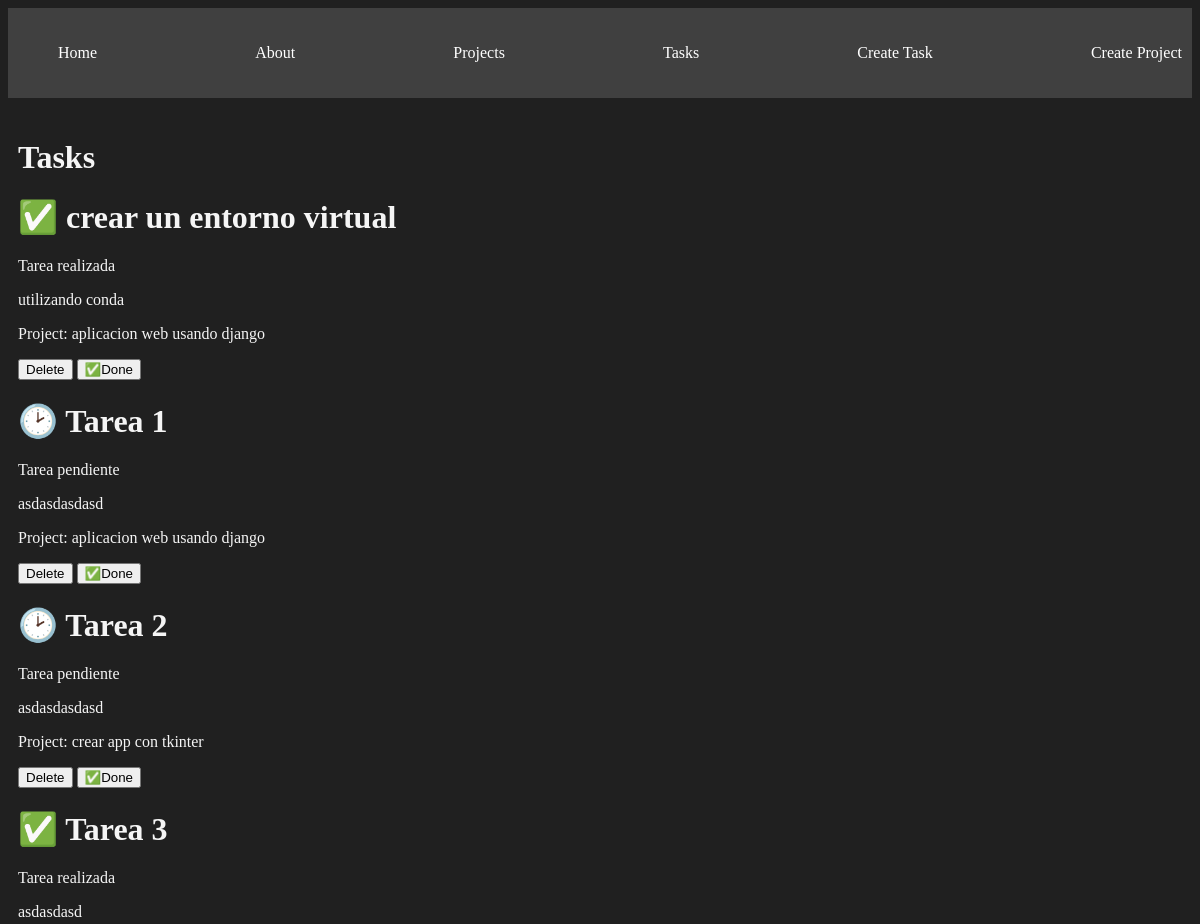
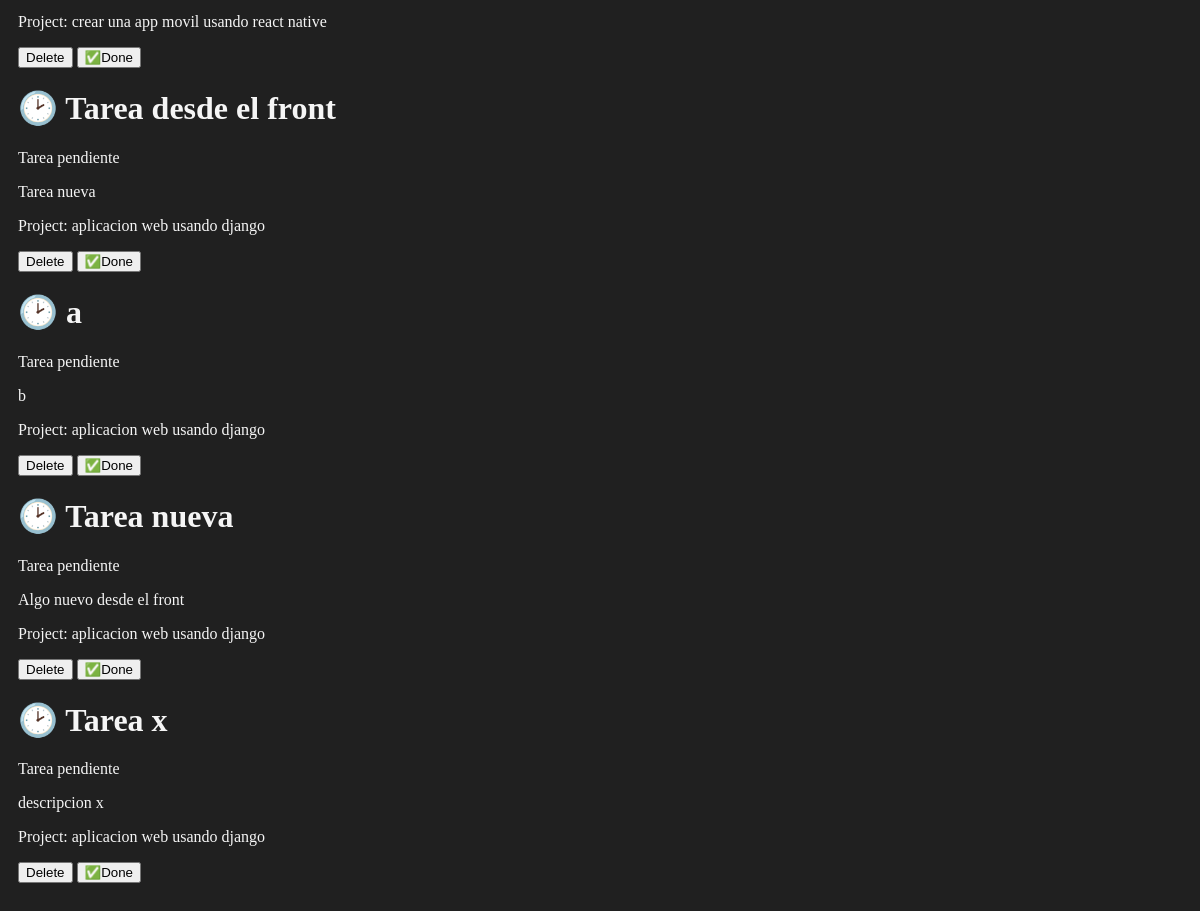
/tasks/, run on the app's committed database (2 pictures, top to bottom).
### myapp/models.py (models this page shows, shortened)
class Task(models.Model):
    title = models.CharField(max_length=200)
    description = models.TextField()
    project = models.ForeignKey(Project, on_delete=models.CASCADE)
    done = models.BooleanField(default=False)

class Project(models.Model):
    name = models.CharField(max_length=200)
    def __str__(self):
        return self.name

### myapp/views.py (the view)
# urls.py: path('tasks/', views.tasks, name="tasks"),
def tasks(request):
    tasks = Task.objects.all()
    return render(request, 'tasks/tasks.html', {
        'tasks': tasks
    })

### myapp/templates/tasks/tasks.html
{% extends 'layouts/base.html' %}
{% block content %}
<h1>Tasks</h1>
{% for task in tasks %}
<div>
    <h1>{% if task.done == False %}🕑 {% else %} ✅ {% endif %}{{task.title}}</h1>
    {% if task.done == False %}
        <p>Tarea pendiente</p>
    {% else %}
        <p>Tarea realizada</p>
    {% endif %}
    <p>{{task.description}}</p>
    <p>Project: {{task.project}}</p>
    <button>
        Delete
    </button>
    <button>
        ✅Done
    </button>
</div>
{% endfor %}
{% endblock %}

### myapp/templates/layouts/base.html (shortened to what this page needs)
{% load static %}
<!DOCTYPE html>
<html lang="en">
<head>
    <link rel="stylesheet" href="{% static 'styles/main.css' %}">
</head>
<body>
    <nav class="navbar container">
        <ul>
            <li>
                <a href={% url 'index' %}>Home</a>
            </li>
            <li>
                <a href={% url 'about' %}>About</a>
            </li>
            <li>
                <a href={% url 'projects' %}>Projects</a>
            </li>
            <li>
                <a href={% url 'tasks' %}>Tasks</a>
            </li>
            <li>
                <a href={% url 'create_task' %}>Create Task</a>
            </li>
            <li>
                <a href={% url 'create_project' %}>Create Project</a>
            </li>
        </ul>
    </nav>
    <main class="container">
        {% block content %}
        {% endblock  %}
    </main>
</body>
</html>

### myapp/static/styles/main.css (style rules this page uses)
body { background: #202020; color: whitesmoke; }
.navbar { background: #404040; padding: 5px 0px; }
.navbar ul { display: flex; justify-content: space-between; }
.navbar ul li { list-style: none; }
.navbar ul li a { color: white; text-decoration: none; }
.container { max-width: 1200px; margin: auto; padding: 20px 10px; }

### data on the page
Task: title "crear un entorno virtual", done "Tarea realizada", description "utilizando conda", project "aplicacion web usando django"
Task: title "Tarea 1", done "Tarea pendiente", description "asdasdasdasd", project "aplicacion web usando django"
Task: title "Tarea 2", done "Tarea pendiente", description "asdasdasdasd", project "crear app con tkinter"
Task: title "Tarea 3", done "Tarea realizada", description "asdasdasd", project "crear una app movil usando react native"
Task: title "Tarea desde el front", done "Tarea pendiente", description "Tarea nueva", project "aplicacion web usando django"
Task: title "a", done "Tarea pendiente", description "b", project "aplicacion web usando django"
Task: title "Tarea nueva", done "Tarea pendiente", description "Algo nuevo desde el front", project "aplicacion web usando django"
Task: title "Tarea x", done "Tarea pendiente", description "descripcion x", project "aplicacion web usando django"
